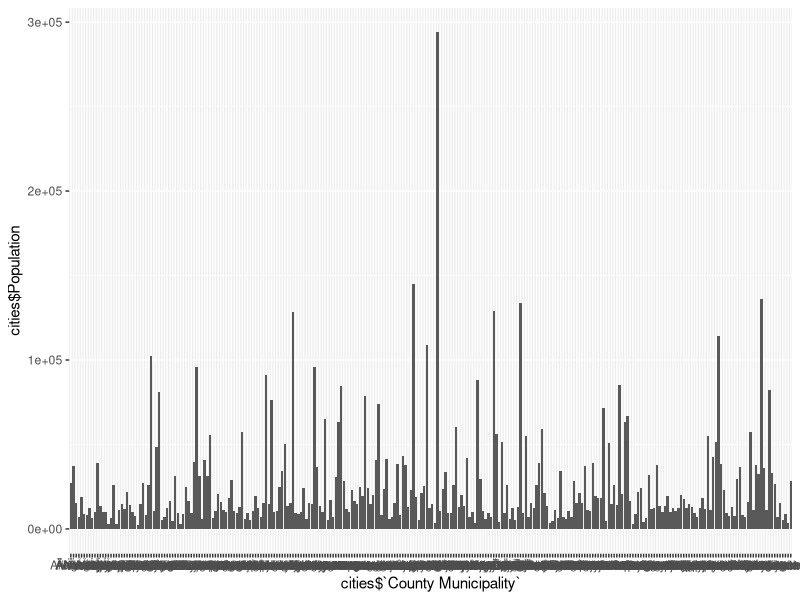
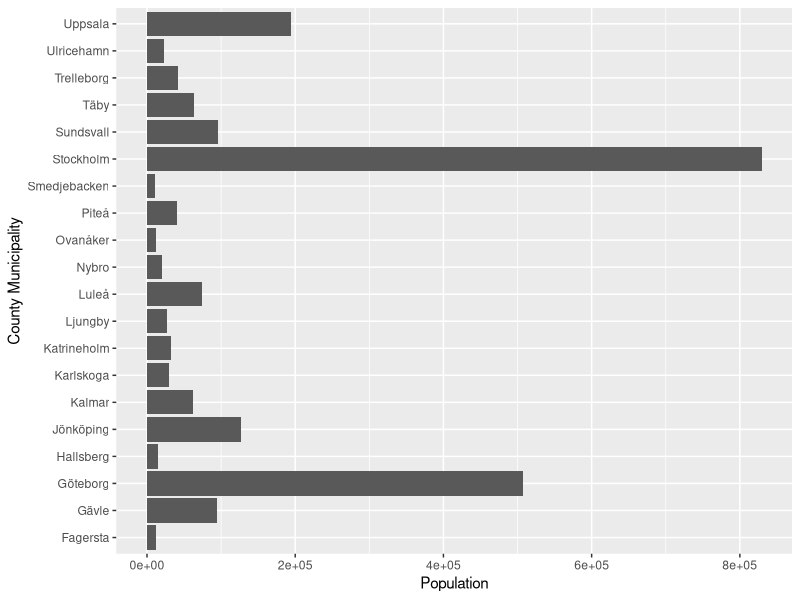
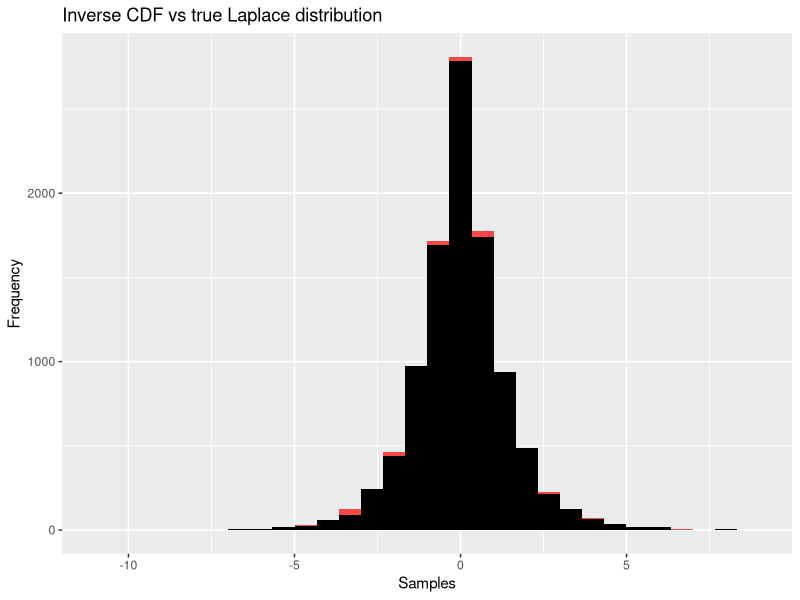
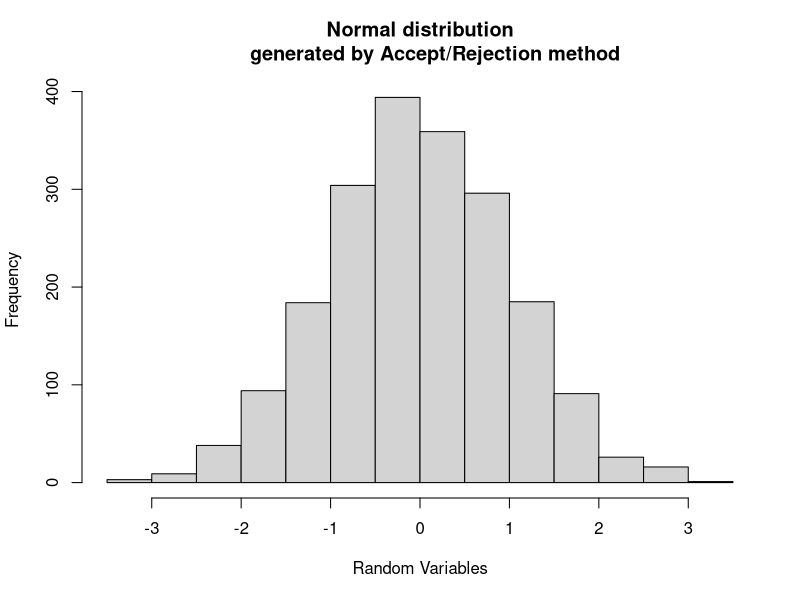
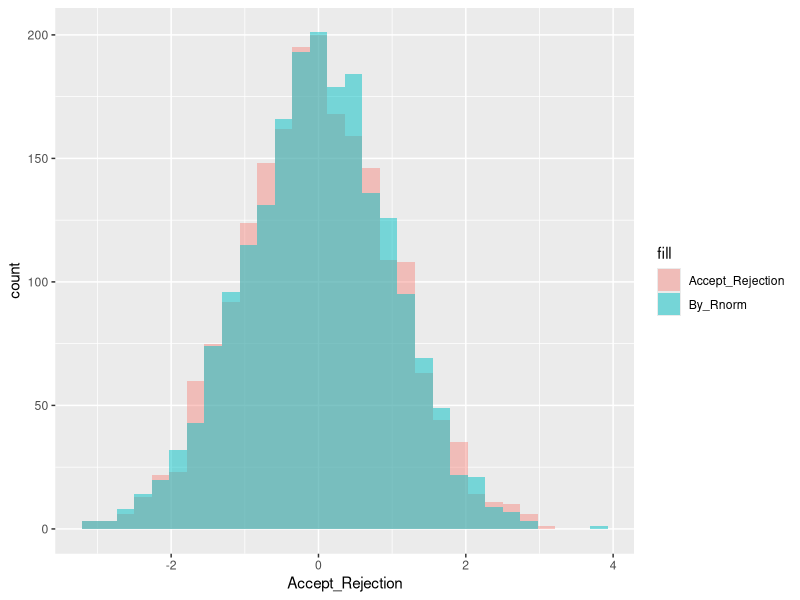

Recreate these plots in R, in order.
## ---- chunk 1
knitr::opts_chunk$set(
	echo = TRUE,
	eval=TRUE,
	message = FALSE,
	warning = FALSE,
	comment = NA
)

## ---- chunk 2
library(readxl)
library(ggplot2)

#reading data and setting col names
population <- read_excel("population.xls", 
                         skip = 9, col_names = FALSE, na = '.')

colNm = c("Code", "County Municipality", "Population", "Population growth", 
          "Live Births", "Deaths", "Population surplus", "In_mig_tot", "In_mig_from_sc",
          "In_mig_from_ros", "In_mig_from_ab", "Out_mig_tot", "Out_mig_from_sc", 
          "Out_mig_from_ros", "Out_mig_from_ab", "Net_mig_tot", "Net_mig_from_sc",
          "Net_mig_from_ros", "Net_mig_from_ab", "Adjustments")
colnames(population) = colNm

#splitting counties and cities
population$keep = population$Code <= 25
counties = population[population$keep,c("Code", "County Municipality", "Population")]
cities = population[!population$keep,c("Code", "County Municipality", "Population")]

## ---- chunk 3
#function to randomly select a city
selectRandCity = function(data){
  total_pop = sum(data$Population)
  data$prob = data$Population/total_pop
  data$cumPop = cumsum(data$prob)
  randNum = runif(1, 0, 1)
  selected_ind = which.max((data$cumPop > randNum )*1)
  return(selected_ind)
}

## ---- chunk 4
#setting seed to get reproducable results
set.seed(123456)
#selecting 20 random cities 
selectedCities = cities[1,]
for(i in 1:20){
  ind = selectRandCity(cities)
  selectedCities[i,] = cities[ind,]
  cities = cities[-ind,]
}

## ---- chunk 5
#print selected cities
print(selectedCities)

## ---- chunk 6
ggplot(cities, aes(cities$`County Municipality` , cities$Population)) + 
  geom_histogram(stat = "identity")

ggplot(selectedCities, aes(`County Municipality` , Population)) + 
  geom_histogram(stat = "identity") + coord_flip()
## ---- chunk 7
knitr::opts_chunk$set(
	echo = TRUE,
	eval=TRUE,
	message = FALSE,
	warning = FALSE,
	comment = NA
)

## ---- chunk 8
library(ggplot2)

set.seed(123456)
p <- data.frame(runif(10000,0,1))  #Generate probabilities between 0 and 1
colnames(p) <- "Uniform_num"

#Generate samples from inverse of CDF
c <- ifelse(p$Uniform_num<0.5, log(2*p$Uniform_num), -log(2-(2*p$Uniform_num)))

p$X <- c

#Estimating distribution of true laplace
p$Laplace <- rmutil::rlaplace(10000,0,1)

ggplot(p) + geom_histogram(aes(X),fill="red",alpha =0.7) +
    geom_histogram(aes(Laplace),fill="black") + xlab("Samples") +
    ylab("Frequency") + ggtitle("Inverse CDF vs true Laplace distribution")
## ---- chunk 9
accept_reject <- function(sam) {
    f_x <- c()
    cnt <- 1
    while(cnt<=sam){ 
        U <- runif(1,0,1) 
#generate a random variable from laplace distribution
        r_x <- ifelse(U<0.5, log(2*U), -log(2-(2*U))) 
        uni <- runif(1)
        frac <- exp(-(r_x^2)/2 + abs(r_x) - 0.5)  #value of f(X)/c(g(X))
    
        if(uni<=frac){
            f_x[cnt]<- r_x
            cnt <- cnt+1
        }
        total <<- total + 1
    }
    
return(f_x)
}

n = 2000
total <-0
values <- accept_reject(n)
normal_dist <- rnorm(2000,0,1)

compare_data <- cbind(values,normal_dist)
compare_data <- as.data.frame(compare_data)

colnames(compare_data) <- c("Accept_Rejection","By_Rnorm")
x11()
hist(compare_data$Accept_Rejection,main = "Normal distribution
     generated by Accept/Rejection method", xlab = "Random Variables") 
## ---- chunk 10
ggplot(compare_data) + geom_histogram(aes(Accept_Rejection,fill="Accept_Rejection"),alpha=0.4) + 
       geom_histogram(aes(By_Rnorm,fill ="By_Rnorm"), alpha =0.5)
## ---- chunk 11
rj_rt <- 1-(2000/total)
cat("The average rejection rate is :", rj_rt)
